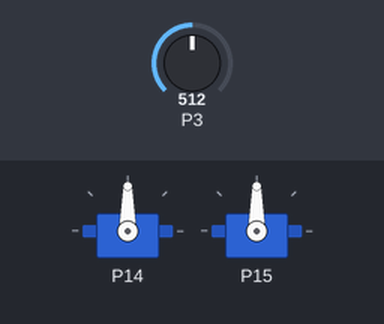
The program below on a simulated BBC micro:bit (MakeCode). Parts: 2 × servo. Inputs (shaded band) come from the test bench; at power-on: P3 = 512 (analog values on the 0–1023 scale).

Above: at 1.2 s.
1.3 s: P3 set to 716
At 1.8 s:
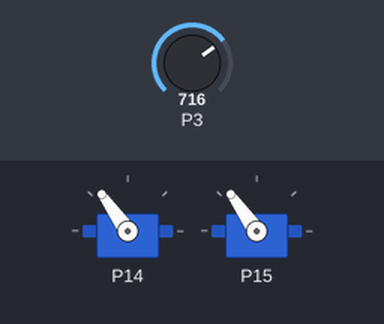
2.8 s: P3 set to 900
At 3.9 s:
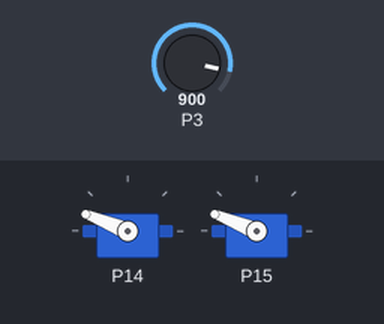
4.3 s: P3 set to 1023
At 4.8 s:
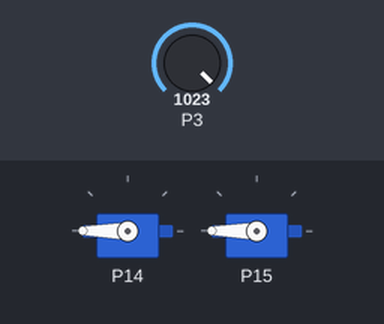
5.8 s: P3 set to 306
At 6.5 s:
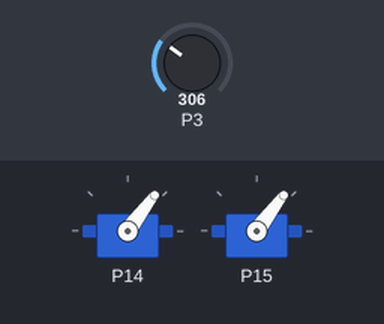
7.3 s: P3 set to 122
At 8.6 s:
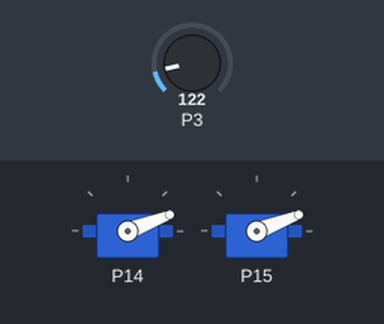
Timing chart, 0 to 9.8 s (numbered marks = the images above; inputs shaded):
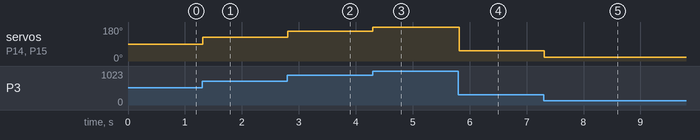

The program:

main.ts
```typescript
basic.forever(function () {
    pins.servoWritePin(AnalogPin.P14, pins.map(
    pins.analogReadPin(AnalogPin.P3),
    0,
    1023,
    0,
    180
    ))
    pins.servoWritePin(AnalogPin.P15, pins.map(
    pins.analogReadPin(AnalogPin.P3),
    0,
    1023,
    0,
    180
    ))
})
```

test.ts
```typescript
// 테스트는 여기로 이동합니다; 이 패키지가 확장으로 사용될 때 컴파일되지 않을 것 입니다.
```

Measured:
- after the input at 1.3 s, servo on P14, servo on P15: 90° → 125° at once
- after the input at 2.8 s, servo on P14, servo on P15: 125° → 158° at once
- after the input at 4.3 s, servo on P14, servo on P15: 158° → 180° at once
- after the input at 5.8 s, servo on P14, servo on P15: 180° → 53° at once
- after the input at 7.3 s, servo on P14, servo on P15: 53° → 21° at once
